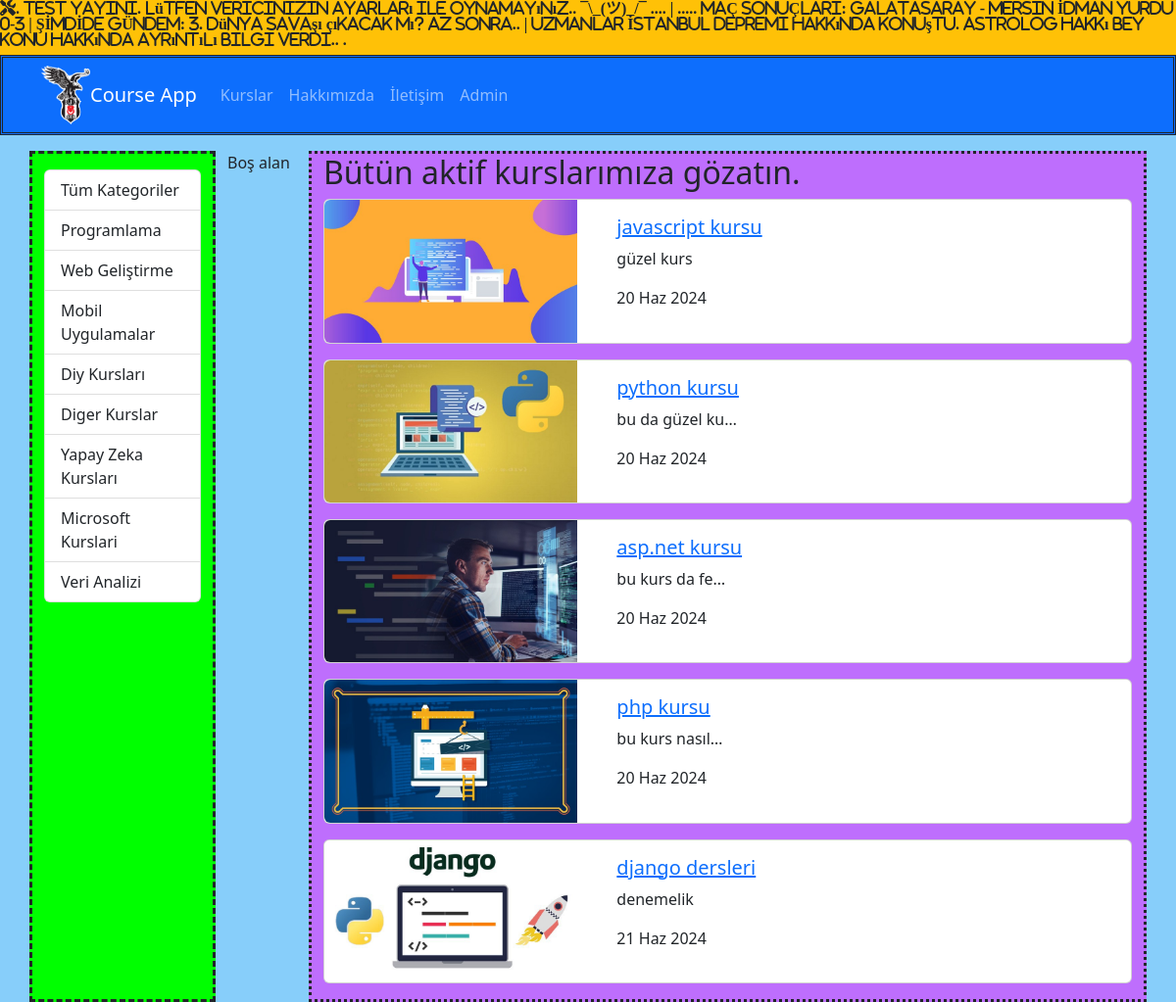
Before: /kurslar/ with the older database file.
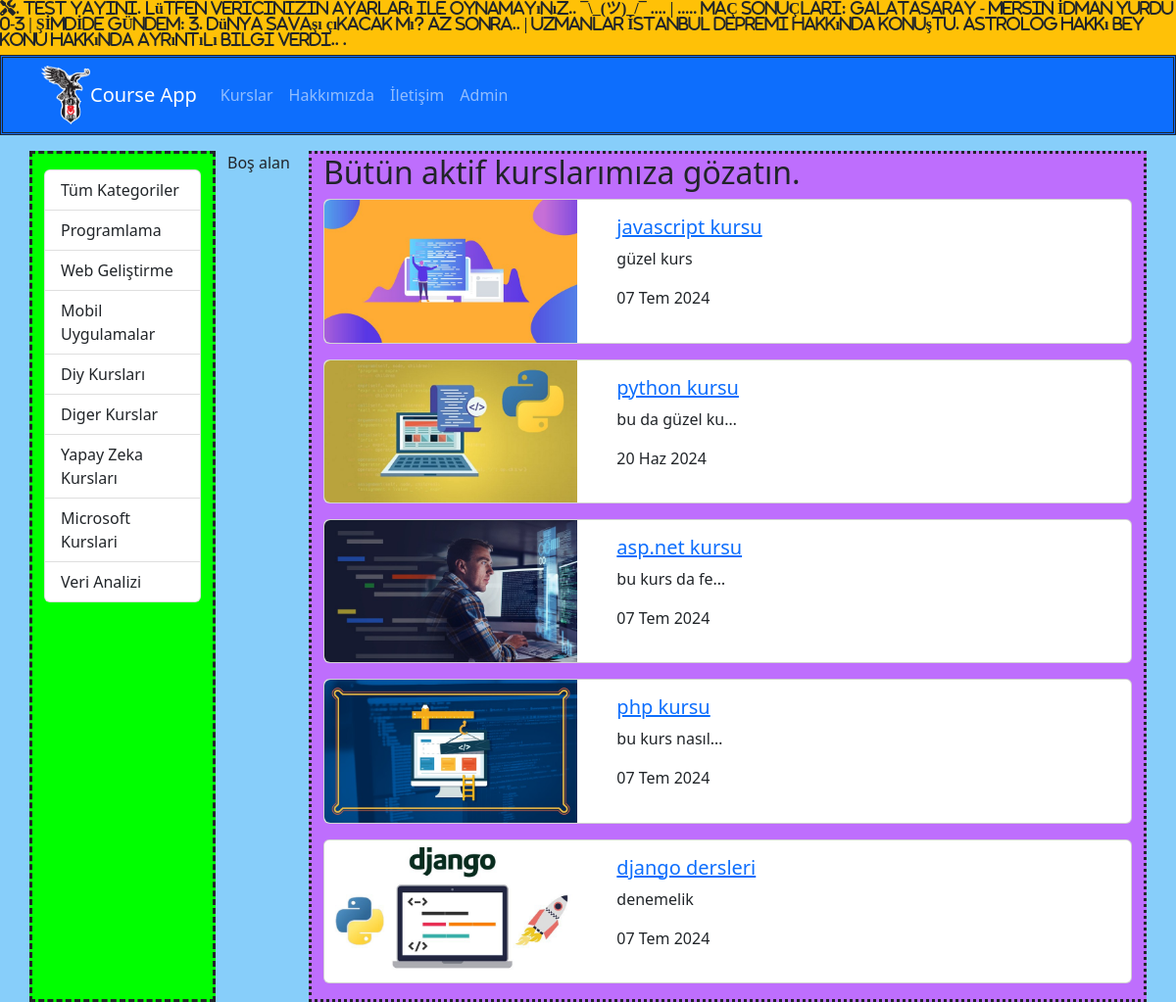
After: the same page with the newer database file.
### courses/models.py (models this page shows, shortened)
class Course(models.Model):
    title = models.CharField(max_length=50)
    description = models.TextField()
    imageUrl = models.CharField(max_length=50, blank=False)
    date = models.DateField(auto_now=True)
    isActive = models.BooleanField()
    slug = models.SlugField(default = "", null=False, blank=True,  unique=True, db_index=True)
    categories = models.ManyToManyField(Category,)

### courses/views.py (the view)
# urls.py: path('', views.index),
def index(request):
    kurslar = Course.objects.filter(isActive=1)
    kategoriler = Category.objects.all()
    return render(request, 'courses/index.html', {
        'categories': kategoriler,
        'courses': kurslar
    })

### courses/templates/courses/index.html (shortened to what this page needs)
{% extends "layout.html" %}
{% load static %}
{% block css_files %}
        <link rel="stylesheet" href="{%static 'courses/css/style.css'%}">
{% endblock  %}
{% block content %}
        <div class="container mt-3"  >
                <div class="row">
                    <div class="col-2" style="border:dashed; background-color:Lime  ">
                    {% include 'courses/partials/_categories.html' %}
                       </div>
                <div class="col-1" style="">
                                Boş alan
                </div>
                <div class="col-9" style="border:dotted; background:#BE6EFD">
                <h2>Bütün aktif kurslarımıza gözatın. </h2>
                        {% for course  in courses %}
                                         {% include 'courses/partials/_course.html' %}
                        {% endfor %}
                                        </div>
                </div>
        </div>
{% endblock  %}

### courses/templates/courses/partials/_course.html
 {% load static %}
<div class="card mb-3">
    <div class="row">
        <div class="col-4">
            <img
                class="img-fluid rounded-start"
                src="{% static 'courses/img/'|add:course.imageUrl %}"
                alt="course.title"
            />
        </div>
        <div class="col-8">
            <div class="card-body">
                <h5 class="card-title"> <a href="{% url "course_details" course.id %}">{{course.title }}</a></h5>
                <p class="card-text">{{course.description|truncatechars:15}}</p>
                <p>{{course.date|date:'SHORT_DATE_FORMAT'}}</p>
            </div>
        </div>
    </div>
</div>

Changed rows visible on the page:
changed Course "javascript kursu": date "20 Haz 2024" → "07 Tem 2024"
changed Course "asp.net kursu": date "20 Haz 2024" → "07 Tem 2024"
changed Course "php kursu": date "20 Haz 2024" → "07 Tem 2024"
changed Course "django dersleri": date "21 Haz 2024" → "07 Tem 2024"
